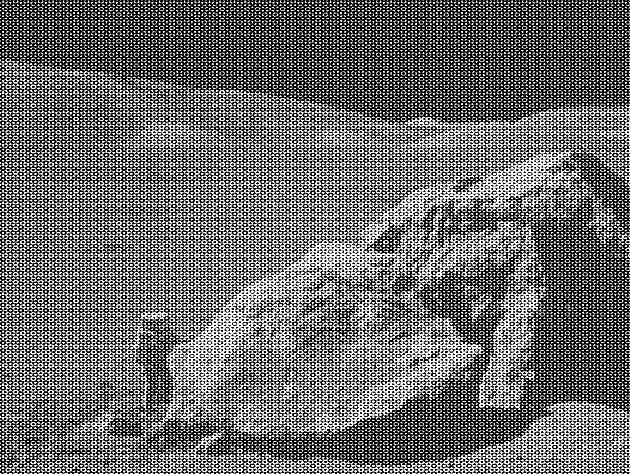
#> input picture Day-1/exercises/data/moonlanding.png, 630 x 474 px
$ jupyter execute --allow-errors fourier_moon_denoise-solution.ipynb   (shell and % lines are left out)
#> lines starting #> are read from the running program, lines starting #| are printed output that depends on the picture
# Simple image denoising example using 2-dimensional FFT

In this example we illustrate a very elementary type of image denoising
with the two-dimensional Fourier Transform.

[cell 1]

import sys
import numpy as np
import matplotlib.pyplot as plt

[cell 2]
def plot_spectrum(F, amplify=1000, ax=None):
    """Normalise, amplify and plot an amplitude spectrum."""

    # Note: the problem here is that we have a spectrum whose histogram is
    # *very* sharply peaked at small values.  To get a meaningful display, a
    # simple strategy to improve the display quality consists of simply
    # amplifying the values in the array and then clipping.

    # Compute the magnitude of the input F (call it mag).  Then, rescale mag by
    # amplify/maximum_of_mag.
    mag = abs(F)
    mag *= amplify/mag.max()

    # Next, clip all values larger than one to one.
    mag[mag > 1] = 1

    if ax is None: ax = plt.gca()
    ax.imshow(mag, plt.cm.Blues)

Read in original image, convert to floating point for further
manipulation; imread returns a MxNx4 RGBA image.  Since the image is
grayscale, just extract the 1st channel

**Hints:**

* use plt.imread() to load the file
* convert to a float array with the .astype() method
* extract all rows, all columns, 0-th plane to get the first
   channel
* the resulting array should have 2 dimensions only

[cell 3]
fname = 'data/moonlanding.png'
im = plt.imread(fname).astype(float)
#> im: shape (474, 630) float64; min 0, max 1, mean 0.424
print("Image shape: %s" % str(im.shape))
#| Image shape: (474, 630)

Compute the 2d FFT of the input image

Hint: Look for a 2-d FFT in np.fft.

Note: call this variable 'F', which is the name we'll be using below.

In the lines following, we'll make a copy of the original spectrum and
truncate coefficients.

[cell 4]
F = np.fft.fft2(im)

# Define the fraction of coefficients (in each direction) we keep
keep_fraction = 0.1

# Call ff a copy of the original transform.  Numpy arrays have a copy
# method for this purpose.
ff = F.copy()

# Set r and c to be the number of rows and columns of the array.
r,c = ff.shape
#> r = 474; c = 630

# Set to zero all rows with indices between r*keep_fraction and
# r*(1-keep_fraction):
#> (the rest of this cell did not finish here and is left out)

Reconstruct the denoised image from the filtered spectrum, keep only the
real part for display.
Hint: There's an inverse 2d fft in the np.fft module as well (don't
forget that you only want the real part).
Call the result im_new and plot the results

[cell 5]
im_new = np.fft.ifft2(ff).real

fig, ax = plt.subplots(2, 2, figsize=(10,7))

ax[0,0].set_title('Original image')
ax[0,0].imshow(im, plt.cm.gray)

ax[0,1].set_title('Fourier transform')
plot_spectrum(F, ax=ax[0,1])
#> in plot_spectrum, `mag[mag > 1] = 1`:
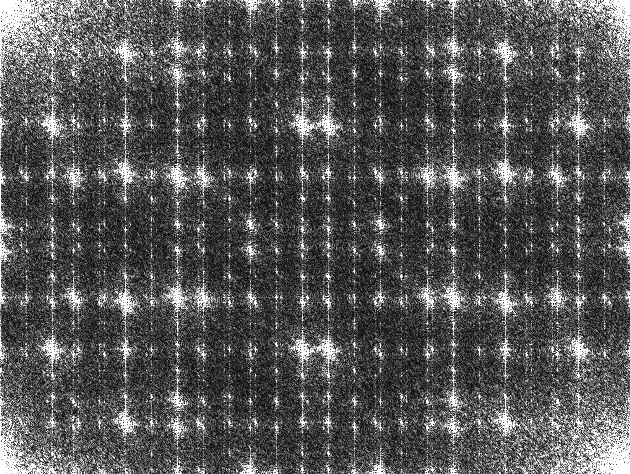
#> mag: shape (474, 630) float64; min 0.000712, max 1, mean 0.34

ax[1,1].set_title('Filtered Spectrum')
plot_spectrum(ff, ax=ax[1,1])

ax[1,0].set_title('Reconstructed Image')
ax[1,0].imshow(im_new, plt.cm.gray);
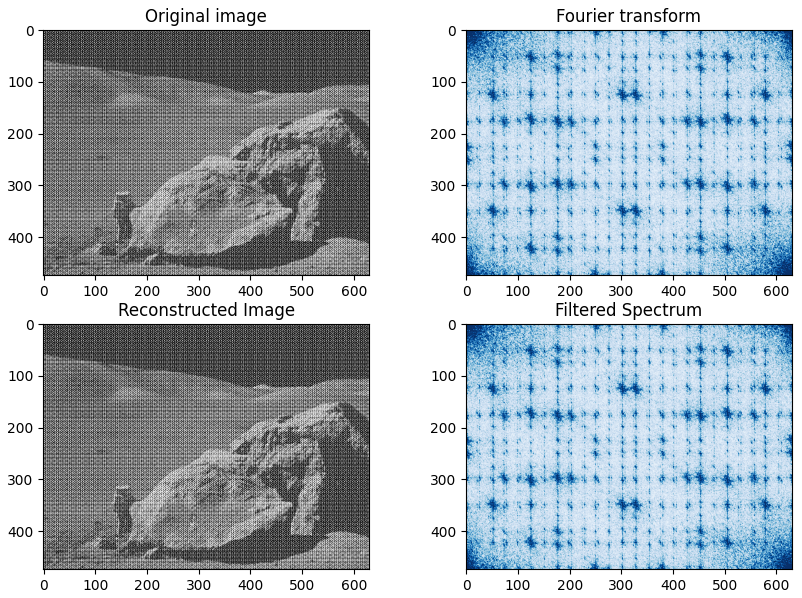
#> figure drawn by matplotlib, 4 panels

$ run again, with Day-1/exercises/data/dessert.png copied over Day-1/exercises/data/moonlanding.png
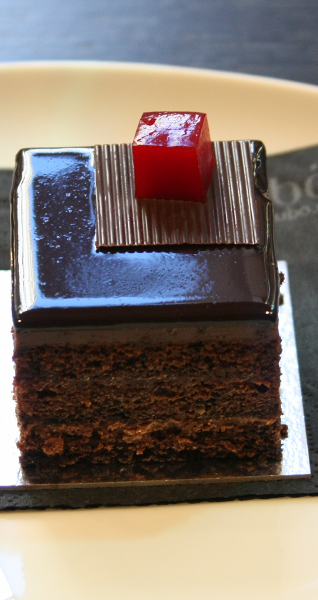
#> input picture Day-1/exercises/data/dessert.png, 318 x 600 px
#| Image shape: (600, 318, 3)
#> in plot_spectrum, `mag[mag > 1] = 1`:
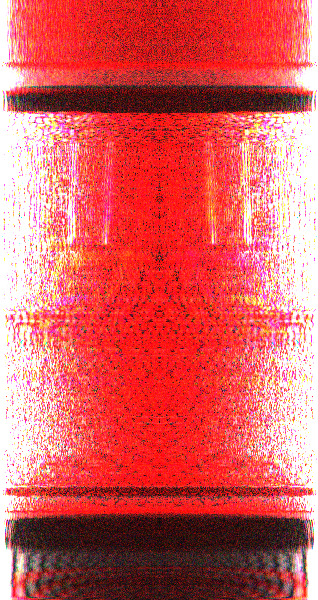
#> mag: shape (600, 318, 3) float64; mean of channels 0, 1, 2 0.842, 0.371, 0.371; drawn as R, G, B
#> `[cell 5] im_new = np.fft.ifft2(ff).real  fig, ax = plt.subplots(2, 2, ..`:
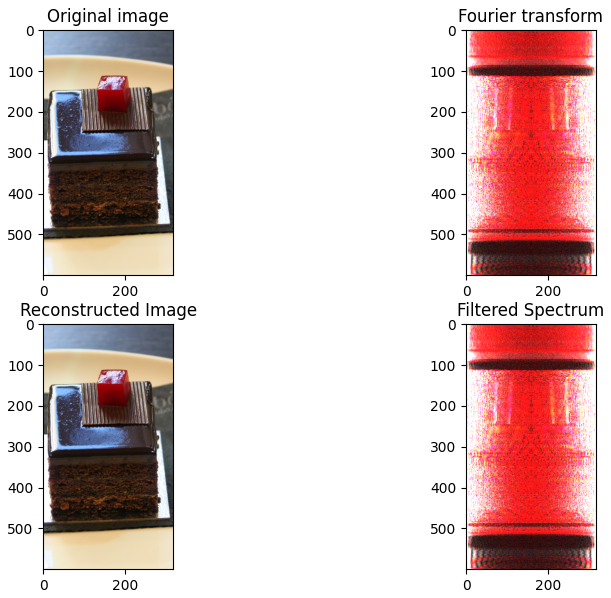
#> figure drawn by matplotlib, 4 panels
